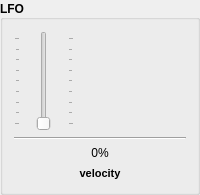
         <widget class="QGroupBox" name="groupBox_26">
          <property name="font">
           <font>
            <weight>75</weight>
            <bold>true</bold>
           </font>
          </property>
          <property name="title">
           <string>LFO</string>
          </property>
          <property name="alignment">
           <set>Qt::AlignLeading|Qt::AlignLeft|Qt::AlignVCenter</set>
          </property>
          <layout class="QHBoxLayout" name="horizontalLayout_99">
           <item>
            <layout class="QVBoxLayout" name="verticalLayout_96">
             <item>
              <spacer name="verticalSpacer_80">
               <property name="orientation">
                <enum>Qt::Vertical</enum>
               </property>
               <property name="sizeType">
                <enum>QSizePolicy::Minimum</enum>
               </property>
               <property name="sizeHint" stdset="0">
                <size>
                 <width>20</width>
                 <height>0</height>
                </size>
               </property>
              </spacer>
             </item>
             <item>
              <widget class="QSlider" name="slider_lfo_velocity">
               <property name="sizePolicy">
                <sizepolicy hsizetype="Minimum" vsizetype="Expanding">
                 <horstretch>0</horstretch>
                 <verstretch>0</verstretch>
                </sizepolicy>
               </property>
               <property name="minimumSize">
                <size>
                 <width>60</width>
                 <height>100</height>
                </size>
               </property>
               <property name="maximumSize">
                <size>
                 <width>60</width>
                 <height>200</height>
                </size>
               </property>
               <property name="font">
                <font>
                 <weight>50</weight>
                 <bold>false</bold>
                </font>
               </property>
               <property name="minimum">
                <number>0</number>
               </property>
               <property name="maximum">
                <number>32767</number>
               </property>
               <property name="orientation">
                <enum>Qt::Vertical</enum>
               </property>
               <property name="tickPosition">
                <enum>QSlider::TicksBothSides</enum>
               </property>
               <property name="tickInterval">
                <number>4096</number>
               </property>
              </widget>
             </item>
             <item>
              <widget class="Line" name="line_35">
               <property name="orientation">
                <enum>Qt::Horizontal</enum>
               </property>
              </widget>
             </item>
             <item>
              <widget class="QLabel" name="lbl_velocity">
               <property name="font">
                <font>
                 <weight>50</weight>
                 <bold>false</bold>
                </font>
               </property>
               <property name="text">
                <string>0%</string>
               </property>
               <property name="alignment">
                <set>Qt::AlignCenter</set>
               </property>
              </widget>
             </item>
             <item>
              <widget class="QLabel" name="lbl_filter_cutoff_29">
               <property name="minimumSize">
                <size>
                 <width>0</width>
                 <height>15</height>
                </size>
               </property>
               <property name="maximumSize">
                <size>
                 <width>16777215</width>
                 <height>15</height>
                </size>
               </property>
               <property name="font">
                <font>
                 <pointsize>8</pointsize>
                 <weight>75</weight>
                 <bold>true</bold>
                </font>
               </property>
               <property name="text">
                <string>velocity</string>
               </property>
               <property name="alignment">
                <set>Qt::AlignCenter</set>
               </property>
              </widget>
             </item>
            </layout>
           </item>
          </layout>
         </widget>
